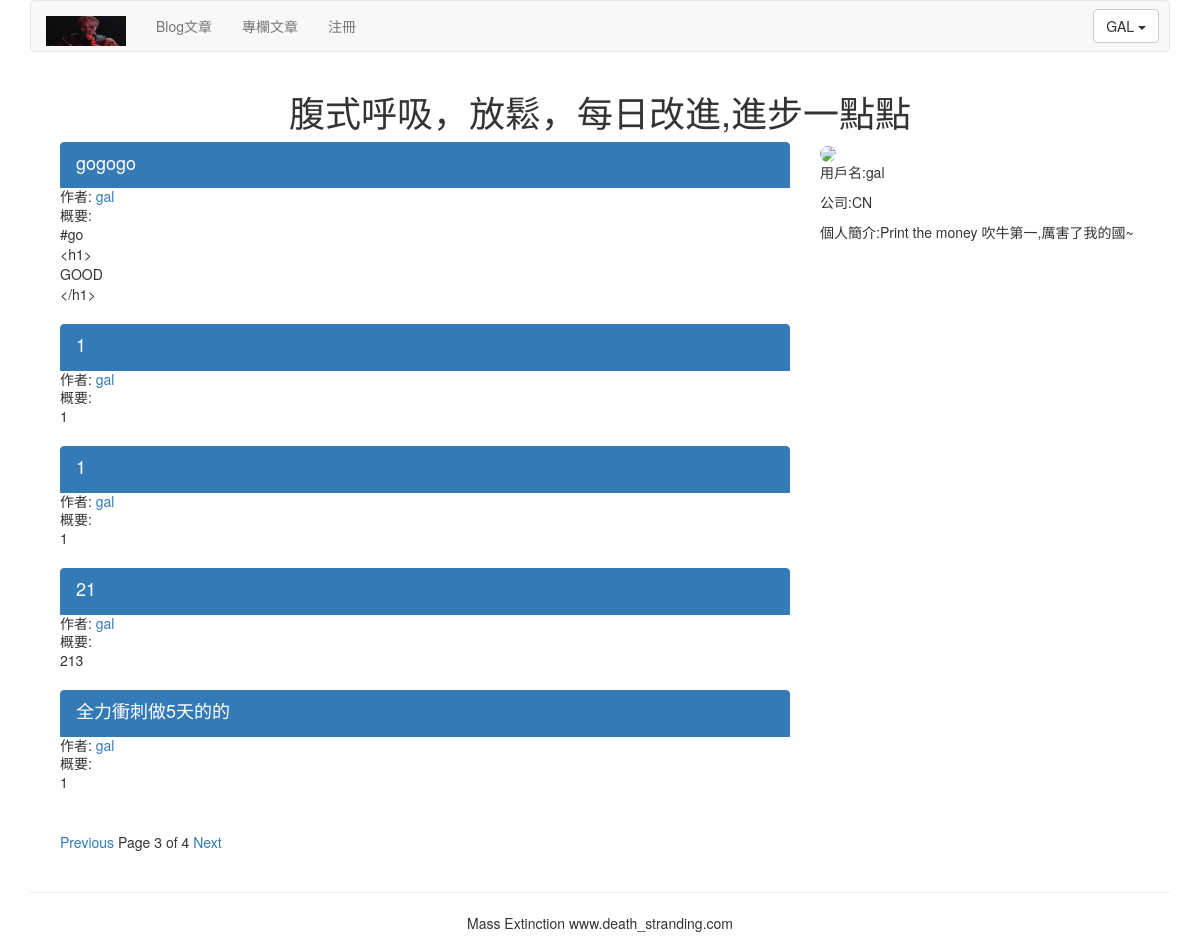
The page /article/list-article-titles/gal/?page=3 on the database as committed earlier.
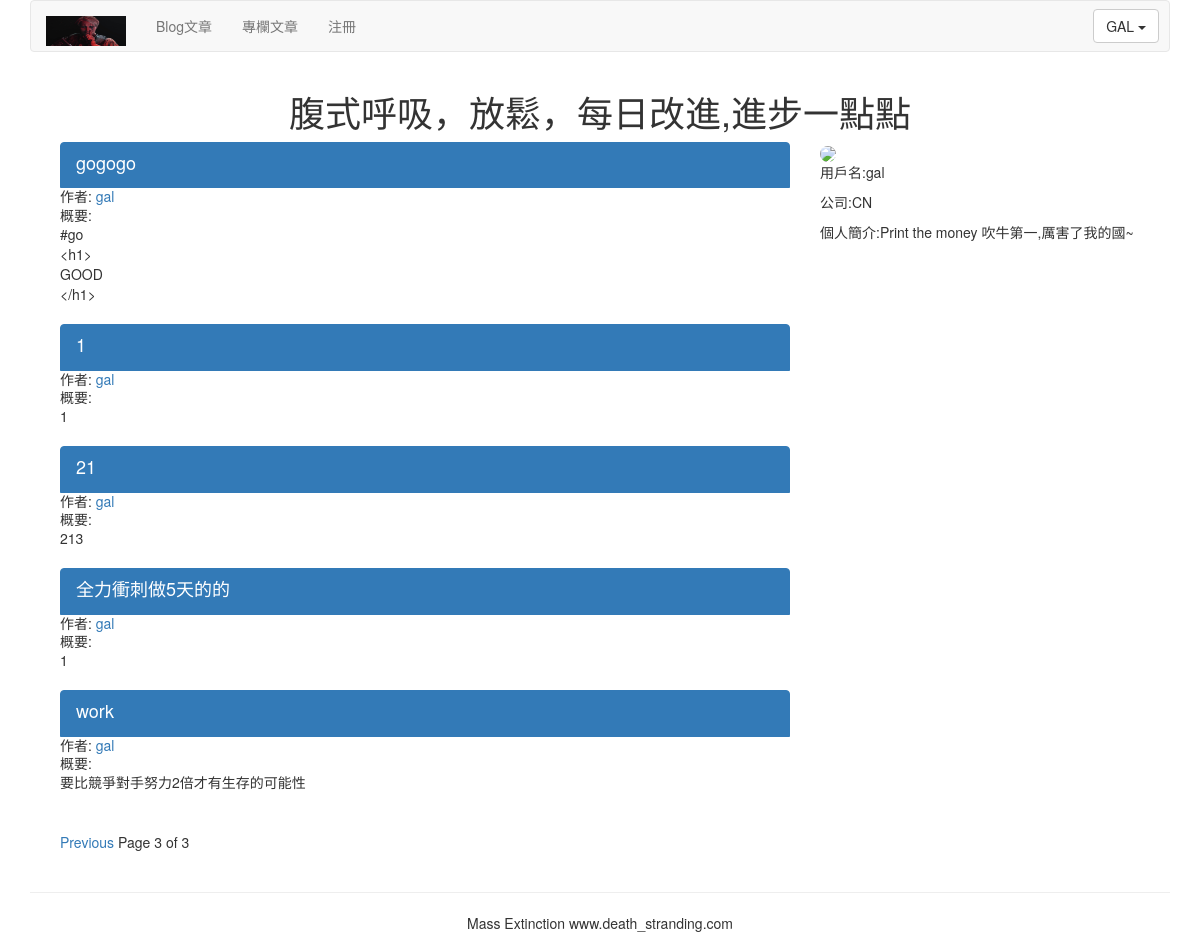
The same page on the database as committed later.
### article/models.py (models this page shows, shortened)
class ArticlePost(models.Model):
    author = models.ForeignKey(User, on_delete=models.CASCADE, related_name="article")
    title = models.CharField(max_length=200)
    slug = models.SlugField(max_length=500)
    column = models.ForeignKey(ArticleColumn, on_delete=models.CASCADE,related_name="article_column")
    body = models.TextField()
    created = models.DateTimeField(default=timezone.now)
    updated = models.DateTimeField(auto_now=True)
    users_like = models.ManyToManyField(User, related_name="articles_like", blank=True)
    class Meta:
        ordering = ("-updated",)
        index_together = (('id', 'slug'),)
    def get_url_path(self):
        return reverse("article:article_content", args=[self.id, self.slug])

### article/list_views.py (the view)
# urls.py: path('list-article-titles/',list_views.article_titles,name='article_titles'),
def article_titles(request,username=None):
    if username:
        user = User.objects.get(username=username)
        articles_title = ArticlePost.objects.filter(author=user)
        try:
            userinfo = user.userinfo
        except:
            userinfo = None
    else:
        articles_title = ArticlePost.objects.all()
    paginator = Paginator(articles_title,5)
    page = request.GET.get('page')
    try:
        current_page = paginator.page(page)
        articles = current_page.object_list
    except PageNotAnInteger:
        current_page = paginator.page(1)
        articles = current_page.object_list
    except EmptyPage:
        current_page = paginator.page(paginator.num_pages)
        articles = current_page.object_list
    if username:
        return render(request,'article/list/author_articles.html', {'articles':articles,'page':current_page,'userinfo':userinfo,'user':user})
    return render(request,'article/list/article_titles.html', {'articles':articles,'page':current_page})

### templates/article/list/author_articles.html (shortened to what this page needs)
{% extends "base.html" %}
{% load static %}
{% block content %}
<div class="row text-center vertical-middle-sm">
    <h1>腹式呼吸，放鬆，每日改進,進步一點點</h1>
</div>
<div class="container">
<div class="col-md-8">
    {% for article in articles %}
    <div class="list-group">
        <a href="{{article.get_url_path}}" class="list-group-item active">
            <h4 class="list-group-item-heading">{{article.title}}</h4>
        </a>
        <p class="list-group-item-text">作者:
            <a href="{% url 'article:author_articles' article.author.username %}">{{article.author.username}}</a>
        </p>
        <p class="list-group-item-text">概要:{{article.body|slice:'70'|linebreaks}} </p>
    </div>
    {% endfor %}
    {% include "paginator.html" %}
</div>
<div class="col-md-4">
<div>
    {% if userinfo.photo %}
    <img src="{{ userinfo.photo | striptags }}" class="img-circle" id="my_photo" name="user_face" style="width: 300px">
    {% else %}
    <img name="user_face" src="{% static 'images/newton.png' %}" class="img-circle" id="my_photo" style="width: 300px">
    {% endif %}
</div>
<div>
    <p>用戶名:{{ user.username }}</p>
{% if userinfo %}
    <p>公司:{{ userinfo.company }}</p>
    <p>個人簡介:{{ userinfo.aboutme }}</p>
{% else %}
    <p>这个作者太懒了，什么也没有留下。</p>
{% endif %}
</div>
</div>
</div>
{% endblock %}

Rows that differ between the two databases and show on the page:
removed ArticlePost: title "1", author.username "gal", body "1"
now on this page (row unchanged): ArticlePost: title "work", author.username "gal", body "要比競爭對手努力2倍才有生存的可能性"
Other text that changed with them:
{{ page.paginator.num_pages }}: "4" → "3"
text no longer shown: "Next"
